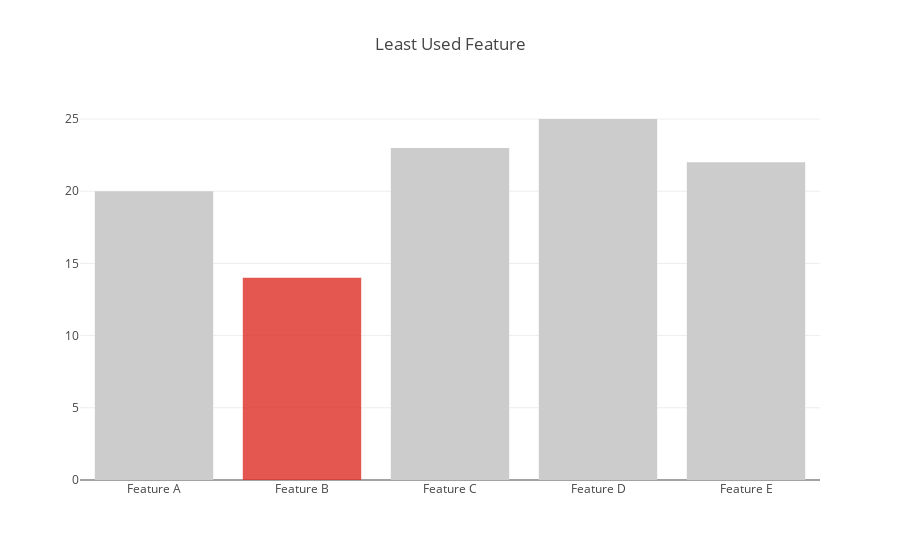

This figure's notebook cell:
### Markdown cell above
## Customizing Individual Bar Colors

### Code cell
val defaultColor = Color.RGBA(204,204,204,1)
val highlightColor = Color.RGBA(222,45,38,0.8)

val trace1 = Bar(
  Seq("Feature A", "Feature B", "Feature C", "Feature D", "Feature E"),
  Seq(20, 14, 23, 25, 22),
  marker = Marker(
    color = Seq(
      defaultColor, highlightColor, defaultColor, defaultColor, defaultColor
    )
  )
)

val data = Seq(trace1)

val layout = Layout(
  title = "Least Used Feature"
)

plot(data, layout)

### Figure 1 — Plotly figure (JSON) as saved in the notebook; plotly's stock layout.template omitted (floating-point values rounded to 4 significant figures)
{"data": [{"marker": {"color": ["rgba(204, 204, 204, 1.0)", "rgba(222, 45, 38, 0.8)", "rgba(204, 204, 204, 1.0)", "rgba(204, 204, 204, 1.0)", "rgba(204, 204, 204, 1.0)"]}, "type": "bar", "x": ["Feature A", "Feature B", "Feature C", "Feature D", "Feature E"], "y": [20, 14, 23, 25, 22]}], "layout": {"title": {"text": "Least Used Feature"}, "xaxis": {"type": "category", "range": [-0.5, 4.5], "autorange": true}, "yaxis": {"type": "linear", "range": [0, 26.32], "autorange": true}, "autosize": true}}
